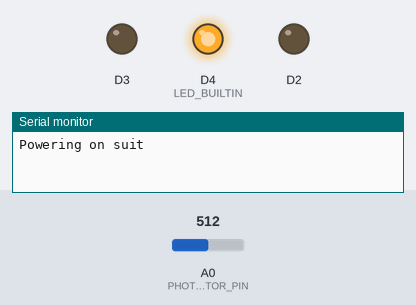
Bench run of a program on a simulated ESP8266 (NodeMCU). Parts: output pins drawn as LEDs (lit = HIGH, except the on-board LED, lit = LOW), the last lines printed to the serial monitor. Inputs (shaded band) come from the test bench; at power-on: A0 (PHOTORESISTOR_PIN) = 512.

Above: at 0.1 s.
At 1.1 s:
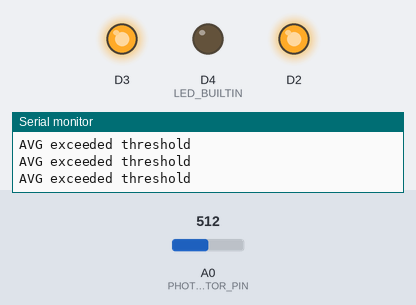
Timing chart, 0 to 2.6 s (numbered marks = the images above):
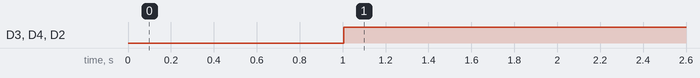

Measured:
- by itself, D3, D4 (LED_BUILTIN), D2: LOW → HIGH at 1.0 s

The program:

main.cpp
```cpp
#include "Arduino.h"
#include "flash.h"
#include "wifi.h"
#include "settings.h"
#include "lightshow.h"
#include <ESP8266WiFi.h>
#define MAX_JOBS 3

struct JobHolder {
  void (*jobs[MAX_JOBS])() = {
    loopFlash,
    jobWifi,
    loopLightshow
  };
  short jobTimers[MAX_JOBS] = {10, 500, 50}; // Time in millis to trigger job at
  short timeSinceJob[MAX_JOBS] = {0}; // Keeps track of elapsed time since last job check
  short lastMillis = 0; // Track the last time we checked times
};

struct JobHolder jobs;

void setup(){
  pinMode(LED_BUILTIN, OUTPUT);
  digitalWrite(LED_BUILTIN, LOW);
  Serial.begin(115200);
  Serial.println("Powering on suit");

  setupWifi();
  setupLightshow();
}

void loop(){
  // Get the current times
  // If last was 200 and it's 300 now, the diff is 100
  short now = millis();
  short timeDiff = now - jobs.lastMillis;

  jobs.lastMillis = now;

  for(int i = 0; i< MAX_JOBS; i++){
    // Update time diffs
    jobs.timeSinceJob[i] += timeDiff;

    // Check if triggered
    if(jobs.timeSinceJob[i] >= jobs.jobTimers[i]){
      // Execute job
      jobs.jobs[i]();

      // Reset counter
      jobs.timeSinceJob[i] = jobs.timeSinceJob[i] - jobs.jobTimers[i];
    }
  }
}
```

flash.cpp
```cpp
#include "Arduino.h"
#include "flash.h"

#define SAMPLE_COUNT 50
#define PHOTORESISTOR_PIN A0 // Connect parrallel to 3.3V and 10K
#define THRESHOLD 15
#define DEBUG false

short samples[SAMPLE_COUNT];
short lastIndex = 0;
short lastValue = 0;

void setupFlash(){
  // Set up the flash input
  pinMode(PHOTORESISTOR_PIN, INPUT_PULLUP);
  // setup array basically
  short val = analogRead(PHOTORESISTOR_PIN)/4;

  for(int i = 0; i < SAMPLE_COUNT; i++){
    samples[i] = val;
  }
}

void loopFlash(){
  float avg = samples[0];

  // Read current value
  short val = analogRead(PHOTORESISTOR_PIN)/4;

  samples[lastIndex++] = val;

  if(lastIndex >= SAMPLE_COUNT) lastIndex = 0;

  // calculate average over samples
  for(int i = 0; i < SAMPLE_COUNT; i++){
    avg = (avg + samples[i]) / 2.0;
  }

  if(DEBUG){
    Serial.print("Pin value is ");
    Serial.print(val);
    Serial.print("\t Average value is");
    Serial.print(avg);
    Serial.print('\n');
  }

  if(val -avg >= THRESHOLD){
    Serial.println("AVG exceeded threshold");

    // do shit here
  }
}
```

flash.h
```cpp
#include "Arduino.h"

void setupFlash();
void loopFlash();
```

lightshow.cpp
```cpp
#include "lightshow.h"
#include "settings.h"

extern struct Settings settings;

void setupLightshow(){
  pinMode(D4, OUTPUT);
  pinMode(D3, OUTPUT);
  pinMode(D2, OUTPUT);
}

void loopLightshow(){
  runCheeks();

  digitalWrite(D4, 255);
  digitalWrite(D3, 255);
  digitalWrite(D2, 255);
}

void runCheeks(){
  RGB* target = &settings.cheeks.target;
  RGB* current = &settings.cheeks.current;

  moveTo(D4,&(target->r), &(current->r));
  moveTo(D3,&(target->g), &(current->g));
  moveTo(D2,&(target->b), &(current->b));
}

void moveTo(int pin, unsigned char* target,unsigned char* current){
  if(*target != *current){
    int delta = *target - *current;

    Serial.printf("Pin %d\tTarget %d\tCurrent %d\tDelta %d\n", pin,*target, *current, delta);

    if(delta>9){
      analogWrite(pin, *current + 10);
      *current += 10;
    } else if(delta<-9){
      analogWrite(pin, *current - 10);
      *current -= 10;
    } else {
      analogWrite(pin, *current + delta);
      *current += delta;
    }
  }
}
```

lightshow.h
```cpp
#include "Arduino.h"

void setupLightshow();
void loopLightshow();
void runCheeks();
void moveTo(int, unsigned char*, unsigned char*);
```

setting.cpp
```cpp
#include "settings.h"

struct Settings settings = {};
```

wifi.cpp
```cpp
#include "wifi.h"
#include "settings.h"

/* Set these to your desired credentials. */
const char *ssid = "requisuit";
const char *password = "prinspils";

ESP8266WebServer server(80);

extern struct Settings settings;

void handleRoot() {
	server.send(200, "text/plain", "connected to RequiSuit v1.0");
}

void handleLed(){
	int readValue = digitalRead(LED_BUILTIN);

	if(readValue == HIGH) digitalWrite(LED_BUILTIN, LOW);
	else digitalWrite(LED_BUILTIN, HIGH);

	server.send(200, "text/plain", "done");
}

/**
* Handle incoming  cheek request.
* Required (in order): red, green, blue
**/
void handleCheeks(){
	if(server.args() == 3 && (
		server.argName(0) == "red" &&
		server.argName(1) == "green" &&
		server.argName(2) == "blue"
	)) {
		Serial.println("Received correct parameters. Setting");
		settings.cheeks.target.r = (char) server.arg(0).toInt();
		settings.cheeks.target.g = (char)server.arg(1).toInt();
		settings.cheeks.target.b = (char)server.arg(2).toInt();

		server.send(200, "text/plain", "Changed Cheek settings");
	} else {
		server.send(400, "text/plain", "Please include red green blue parameters (in that order)");
	}
}

void handleNotFound() {
	String message = "File Not Found\n\n";
	message += "URI: ";
	message += server.uri();
	message += "\nMethod: ";
	message += ( server.method() == HTTP_GET ) ? "GET" : "POST";
	message += "\nArguments: ";
	message += server.args();
	message += "\n";

	for ( uint8_t i = 0; i < server.args(); i++ ) {
		message += " " + server.argName ( i ) + ": " + server.arg ( i ) + "\n";
	}

	server.send ( 404, "text/plain", message );
}

void setupWifi(){
	// Connect to WiFi network
	delay(1000);
	Serial.println();
	Serial.print("WIFI: Configuring access point...");
	/* You can remove the password parameter if you want the AP to be open. */
	WiFi.softAP(ssid, password);

	IPAddress myIP = WiFi.softAPIP();
	Serial.print("AP IP address: ");
	Serial.println(myIP);
	server.on("/", handleRoot);
	server.on("/led", handleLed);
	server.on("/cheeks", handleCheeks);
	server.onNotFound(handleNotFound);
	server.begin();
	Serial.println("WIFI: HTTP server started");

	pinMode(D4, OUTPUT);
	pinMode(D3, OUTPUT);
	pinMode(D2, OUTPUT);
}


void jobWifi(){
	server.handleClient();
}
```

wifi.h
```cpp
#include <ESP8266WiFi.h>
#include <WiFiClient.h>
#include <ESP8266WebServer.h>

void setupWifi();
void jobWifi();
```

settings.h
```cpp
/*
 * Definitions for the big 'ol settings struct. Here be sergals
 */

// Initialize to white
typedef struct {
  unsigned char r = 255;
  unsigned char g = 255;
  unsigned char b = 255;
} RGB;

typedef struct {
  RGB target;
  RGB current;
  bool operationInProgress = false;
} Cheeks;

struct Settings {
  Cheeks cheeks;
};
```
